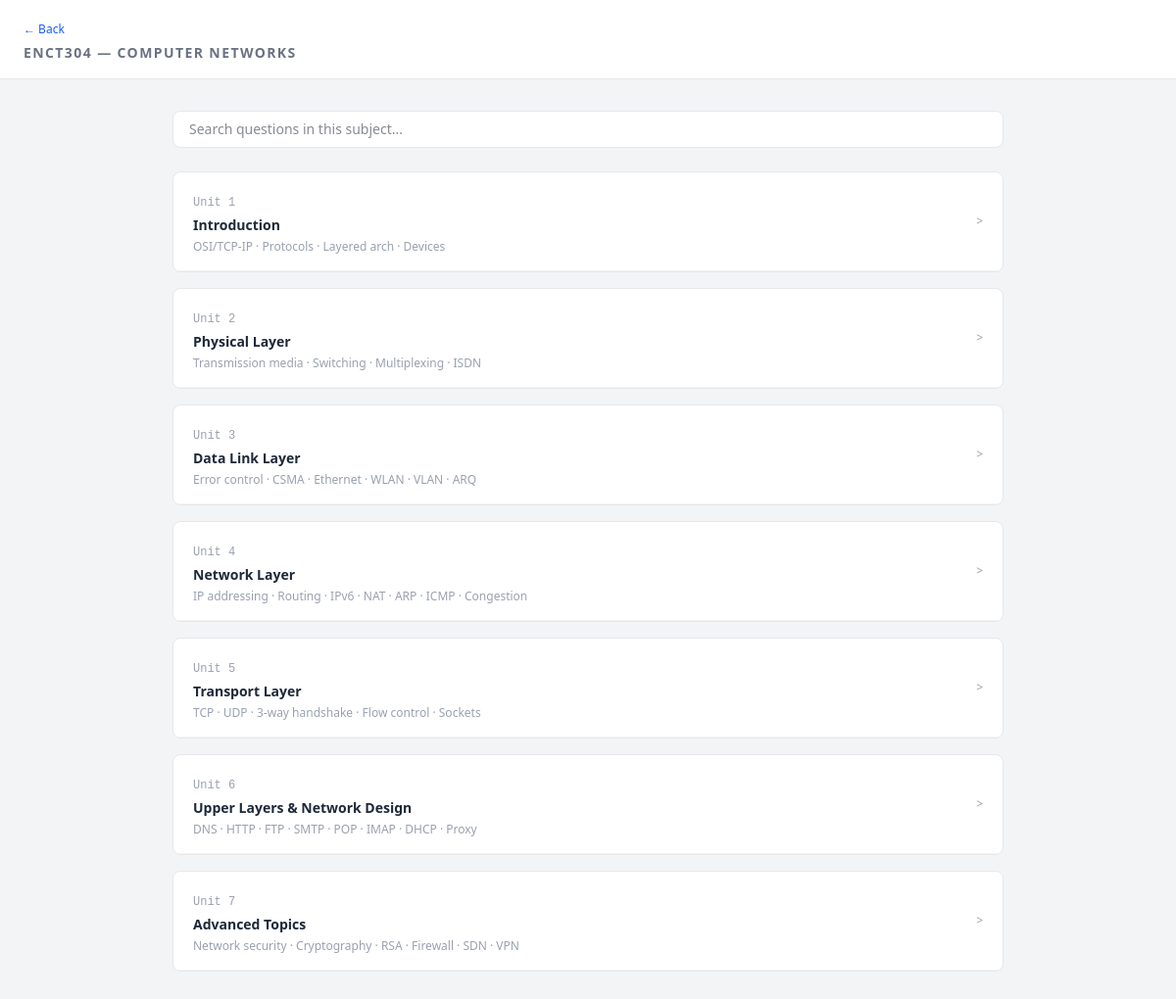
The page /subject/ENCT304/ on the database its author committed.
### questions/models.py (models this page shows, shortened)
class Subject(models.Model):
    code = models.CharField(max_length=20)
    name = models.CharField(max_length=200)
    semester = models.IntegerField()

class Chapter(models.Model):
    subject = models.ForeignKey(Subject, on_delete=models.CASCADE, related_name='chapters')
    title = models.CharField(max_length=200)
    subtitle = models.CharField(max_length=300,blank= True)
    order = models.IntegerField()
    concepts = models.JSONField(default=dict, blank=True)

### questions/views.py (the view)
# urls.py: path('subject/<str:subject_code>/', views.subject_detail, name='subject_detail'),
def subject_detail(request, subject_code):
    subject = get_object_or_404(Subject, code=subject_code)
    chapters = subject.chapters.prefetch_related(
        'questions__appearances'
    ).order_by('order')
    return render(request, 'questions/subject.html', {
        'subject': subject,
        'chapters': chapters,
    })

### questions/templates/questions/subject.html (shortened to what this page needs)
<!DOCTYPE html>
<html lang="en">
{% load static %}
<head>
  <link rel="stylesheet" href="{% static 'css/dist/styles.css' %}">
</head>
<body class="bg-gray-100 text-gray-900 font-sans">
  <div class="bg-white border-b border-gray-200 px-6 py-4">
    <a href="{% url 'home' %}" class="text-xs text-blue-600 hover:underline">← Back</a>
    <h1 class="text-sm font-semibold uppercase tracking-widest text-gray-500 mt-1">
      {{ subject.code }} — {{ subject.name }}
    </h1>
  </div>
  <div class="max-w-4xl mx-auto px-6 py-8">
    <div class="mb-6">
      <input
        type="text"
        id="searchInput"
        placeholder="Search questions in this subject..."
        class="w-full px-4 py-2 text-sm border border-gray-200 rounded-lg bg-white focus:outline-none focus:border-blue-400"
      >
    </div>
    {% for chapter in chapters %}
      <div class="chapter-card bg-white border border-gray-200 rounded-lg mb-4 overflow-hidden">
        <div class="px-5 py-4 border-b border-gray-100 cursor-pointer flex items-center justify-between"
             onclick="toggleChapter('chapter-{{ chapter.id }}', this)">
          <div>
            <span class="text-xs font-mono text-gray-400">Unit {{ chapter.order }}</span>
            <h2 class="text-sm font-semibold text-gray-800 mt-1">{{ chapter.title }}</h2>
            <p class="text-xs text-gray-400 mt-1">{{ chapter.subtitle }}</p>
          </div>
          <span class="text-gray-400 text-xs transition-transform duration-200" style="color: #9ca3af;">></span>
        </div>
      </div>
    {% endfor %}
  </div>
</body>
</html>

### rows shown on the page
Subject: code "ENCT304", name "COMPUTER NETWORKS"
Chapter: order "1", title "Introduction", subtitle "OSI/TCP-IP · Protocols · Layered arch · Devices"
Chapter: order "2", title "Physical Layer", subtitle "Transmission media · Switching · Multiplexing · ISDN"
Chapter: order "3", title "Data Link Layer", subtitle "Error control · CSMA · Ethernet · WLAN · VLAN · ARQ"
Chapter: order "4", title "Network Layer", subtitle "IP addressing · Routing · IPv6 · NAT · ARP · ICMP · Congestion"
Chapter: order "5", title "Transport Layer", subtitle "TCP · UDP · 3-way handshake · Flow control · Sockets"
Chapter: order "6", title "Upper Layers & Network Design", subtitle "DNS · HTTP · FTP · SMTP · POP · IMAP · DHCP · Proxy"
Chapter: order "7", title "Advanced Topics", subtitle "Network security · Cryptography · RSA · Firewall · SDN · VPN"
